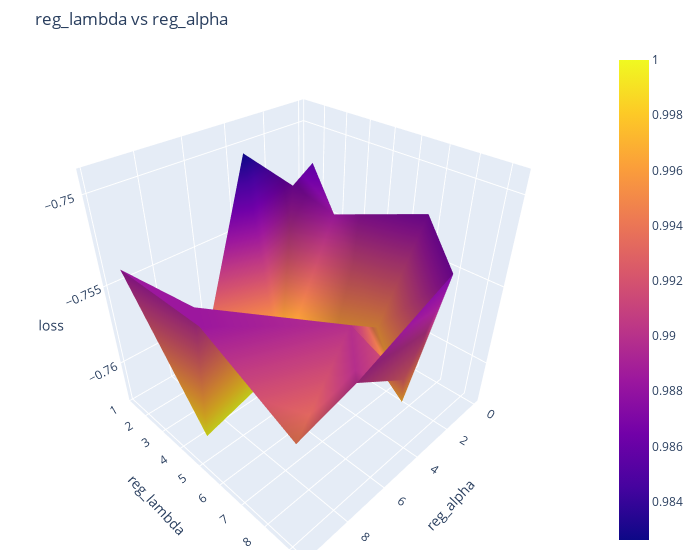

Notebook code for this chart:
### Markdown cell above
앞에서 작업한 것들 중에 reg_alpha, reg_lambda의 관계를 시각화해보자.

### Code cell
xhelp.plot_3d_mesh(xhelp.trial2df(all_trials[2]),
'reg_alpha', 'reg_lambda', 'loss')

### Figure 1 — Plotly figure (JSON) as saved in the notebook; plotly's stock layout.template omitted (floating-point values rounded to 4 significant figures)
{"data": [{"hovertemplate": "loss: %{z}<br>reg_alpha: %{x}<br>reg_lambda: %{{y}}<extra></extra>", "intensity": [0.9884, 0.9826, 0.9884, 0.9913, 0.9986, 1, 0.9899, 0.9957, 0.9899, 0.987, 0.9884, 0.987, 1, 1, 0.987, 0.9855, 0.9971, 0.9884, 0.9942, 0.9928], "type": "mesh3d", "x": [9.834, 4.965, 9.815, 0.1788, 7.674, 9.188, 5.66, 1.698, 7.622, 1.878, 9.34, 0.01278, 5.451, 4.363, 2.913, 0.9937, 3.744, 1.383, 9.011, 5.024], "y": [5.563, 2.808, 1.779, 3.045, 2.509, 4.391, 7.662, 6.187, 9.277, 2.254, 4.797, 6.743, 1.239, 3.596, 9.226, 2.479, 8.597, 3.807, 8.335, 9.214], "z": [-0.7536, -0.7492, -0.7536, -0.7558, -0.7613, -0.7624, -0.7547, -0.7591, -0.7547, -0.7525, -0.7536, -0.7525, -0.7624, -0.7624, -0.7525, -0.7514, -0.7602, -0.7536, -0.758, -0.7569]}], "layout": {"margin": {"b": 10, "l": 10, "r": 20, "t": 50}, "scene": {"xaxis": {"title": {"text": "reg_alpha"}}, "yaxis": {"title": {"text": "reg_lambda"}}, "zaxis": {"title": {"text": "loss"}}}, "title": {"text": "reg_lambda vs reg_alpha"}, "width": 700}}
